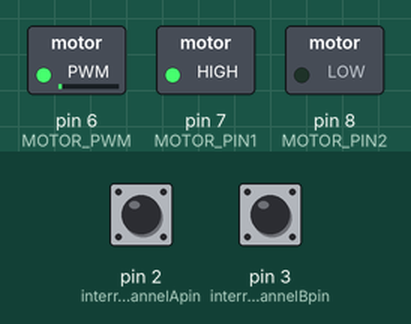
Bench run of a sketch on a simulated Arduino Uno, built with avr-gcc and run on an emulated ATmega328P. On the bench: switched loads named in the sketch (green lamp = pin HIGH). The test bench sets the inputs (shaded band); at power-on: pin 2 (interruptChannelApin) HIGH, pin 3 (interruptChannelBpin) HIGH. What the sketch prints to the serial monitor is not drawn.

Above: at 0.1 s.
Timing chart, 0 to 1.6 s (numbered marks = the images above):
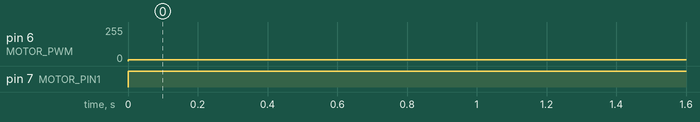

Measured:
- by itself, pin 6 (MOTOR_PWM): 0/255 → 10/255 at 0.00 s
- by itself, pin 7 (MOTOR_PIN1): LOW → HIGH at 0.00 s

The sketch:

lab_10.ino
```cpp
#define MOTOR_PIN1 7
#define MOTOR_PIN2 8
#define MOTOR_PWM 6
int interruptChannelApin = 2;
int interruptChannelBpin = 3;
int di ;
int toggle = 1;
volatile int Anum ;

void setup(){
  pinMode(MOTOR_PIN1, OUTPUT);
  pinMode(MOTOR_PIN2, OUTPUT);
  pinMode(MOTOR_PWM, OUTPUT);
  pinMode(interruptChannelApin, INPUT_PULLUP);
  pinMode(interruptChannelBpin, INPUT_PULLUP);

  attachInterrupt(digitalPinToInterrupt(interruptChannelApin),
                  ChannelA_callback, RISING);
  attachInterrupt(digitalPinToInterrupt(interruptChannelBpin),
                  ChannelB_callback, RISING);
  Serial.begin(9600);
}

void loop(){

  moveforward(10);
  //moveback(10);
  //it suppose to be 255 but my computer is to slow
  Serial.print("Position: ");
  Serial.print(Anum);
  Serial.print(", Direction: ");
  Serial.println(di);
  delay(100);

}

void moveforward(int x){
  digitalWrite(MOTOR_PIN1,HIGH);
  digitalWrite(MOTOR_PIN2,LOW);
  analogWrite(MOTOR_PWM,x);
}
void moveback(int x){
  digitalWrite(MOTOR_PIN1,LOW);
  digitalWrite(MOTOR_PIN2,HIGH);
  analogWrite(MOTOR_PWM,x);
}
void stop(){
  digitalWrite(MOTOR_PIN1,LOW);
  digitalWrite(MOTOR_PIN2,LOW);
}
void ChannelA_callback(){

  if(digitalRead(interruptChannelBpin)==0){
    di = 0;
    Anum++;
  }

}
void ChannelB_callback(){
  if(digitalRead(interruptChannelApin)==0){
    di = 1;
    Anum--;
  }
}
```
